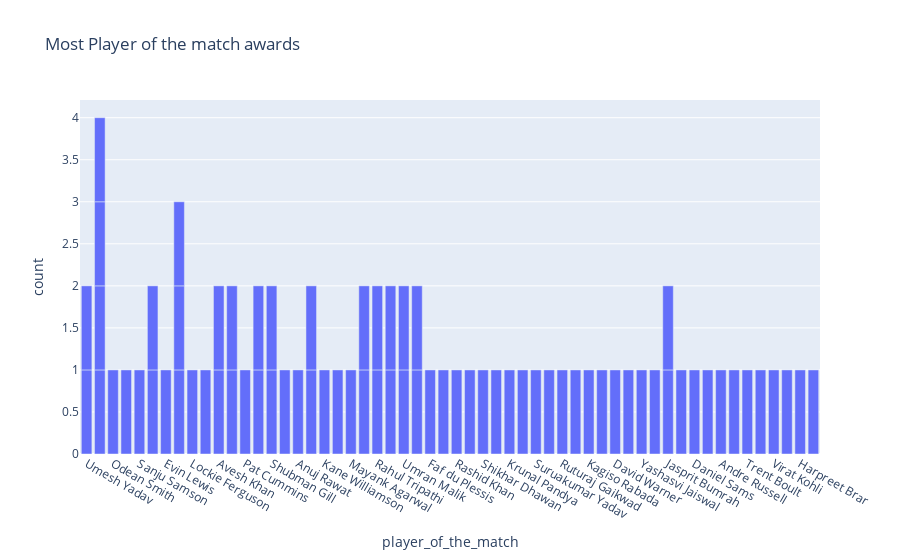

Notebook source saved alongside this figure:
### Code cell
figure=px.bar(data,x=data["player_of_the_match"],title="Most Player of the match awards")
figure.show()

### Figure 1 — Plotly figure (JSON) as saved in the notebook; plotly's stock layout.template omitted (floating-point values rounded to 4 significant figures)
{"data": [{"alignmentgroup": "True", "hovertemplate": "player_of_the_match=%{x}<br>count=%{y}<extra></extra>", "legendgroup": "", "marker": {"color": "#636efa", "pattern": {"shape": ""}}, "name": "", "offsetgroup": "", "orientation": "v", "showlegend": false, "textposition": "auto", "type": "bar", "x": ["Umesh Yadav", "Kuldeep Yadav", "Odean Smith", "Mohammed Shami", "Sanju Samson", "Wanindu Hasaranga", "Evin Lewis", "Umesh Yadav", "Jos Buttler", "Lockie Ferguson", "Liam Livingstone", "Avesh Khan", "Dinesh Karthik", "Pat Cummins", "Quinton de Kock", "Shubman Gill", "Abhishek Sharma", "Anuj Rawat", "Kuldeep Yadav", "Yuzvendra Chahal", "Kane Williamson", "Shivam Dube", "Mayank Agarwal", "Hardik Pandya", "Rahul Tripathi", "K L Rahul", "Dinesh Karthik", "Umran Malik", "David Miller", "Yuzvendra Chahal", "Faf du Plessis", "Kuldeep Yadav", "Mukesh Choudhary", "Jos Buttler", "Rashid Khan", "Marco Jansen", "K L Rahul", "Shikhar Dhawan", "Riyan Parag", "Umran Malik", "Kuldeep Yadav", "Krunal Pandya", "Rahul Tewatia", "Suruakumar Yadav", "Mohsin Khan", "Ruturaj Gaikwad", "Rinku Singh", "Kagiso Rabada", "Harshal Patel", "David Warner", "Tim David", "Yashasvi Jaiswal", "Avesh Khan", "Wanindu Hasaranga", "Devon Conway", "Jasprit Bumrah", "Shubman Gill", "Mitchell Marsh", "Daniel Sams", "Jonny Bairstow", "Andre Russell", "W. Saha", "Trent Boult", "Shardul Thakur", "Rahul Tripathi", "Quinton de Kock", "Virat Kohli", "R Aswin", "Jasprit Bumrah", "Harpreet Brar", "David Miller", "Rajat Patidar", "Jos Buttler", "Hardik Pandya"], "xaxis": "x", "y": [1, 1, 1, 1, 1, 1, 1, 1, 1, 1, 1, 1, 1, 1, 1, 1, 1, 1, 1, 1, 1, 1, 1, 1, 1, 1, 1, 1, 1, 1, 1, 1, 1, 1, 1, 1, 1, 1, 1, 1, 1, 1, 1, 1, 1, 1, 1, 1, 1, 1, 1, 1, 1, 1, 1, 1, 1, 1, 1, 1, 1, 1, 1, 1, 1, 1, 1, 1, 1, 1, 1, 1, 1, 1], "yaxis": "y"}], "layout": {"barmode": "relative", "legend": {"tracegroupgap": 0}, "title": {"text": "Most Player of the match awards"}, "xaxis": {"anchor": "y", "domain": [0, 1], "title": {"text": "player_of_the_match"}}, "yaxis": {"anchor": "x", "domain": [0, 1], "title": {"text": "count"}}}}
